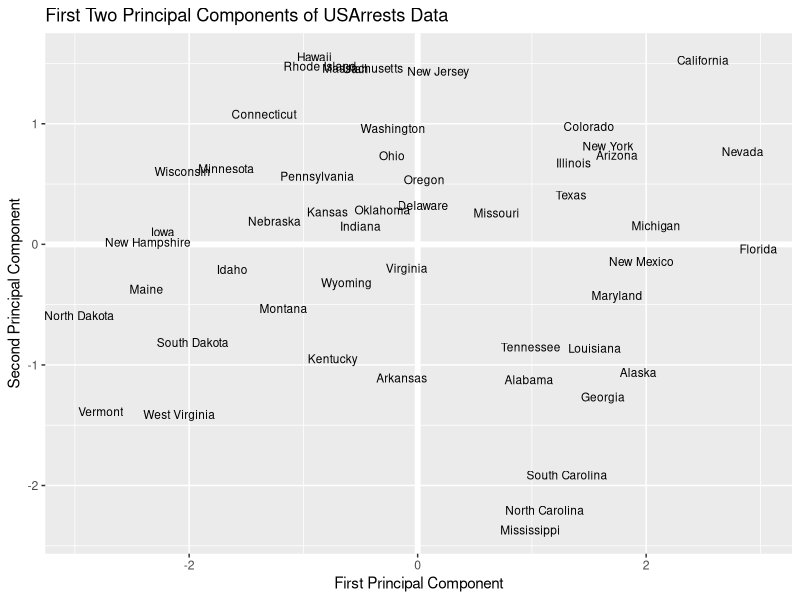
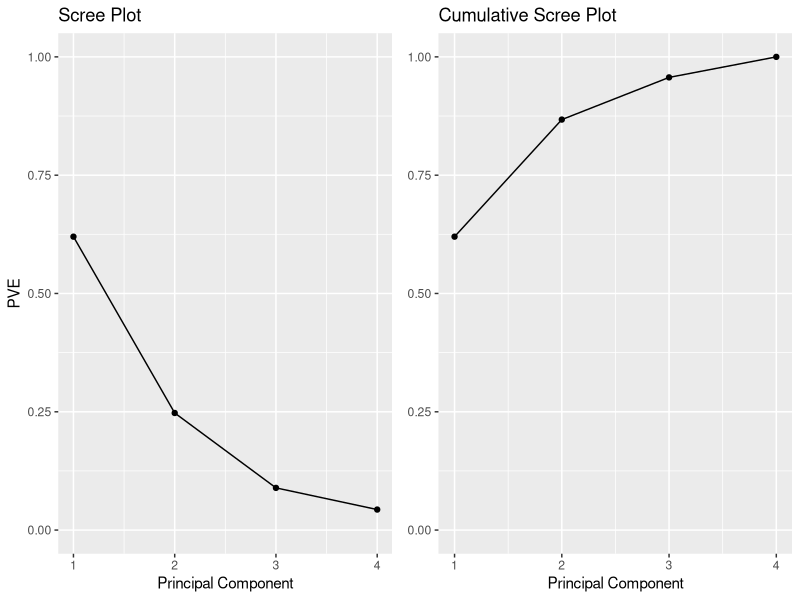
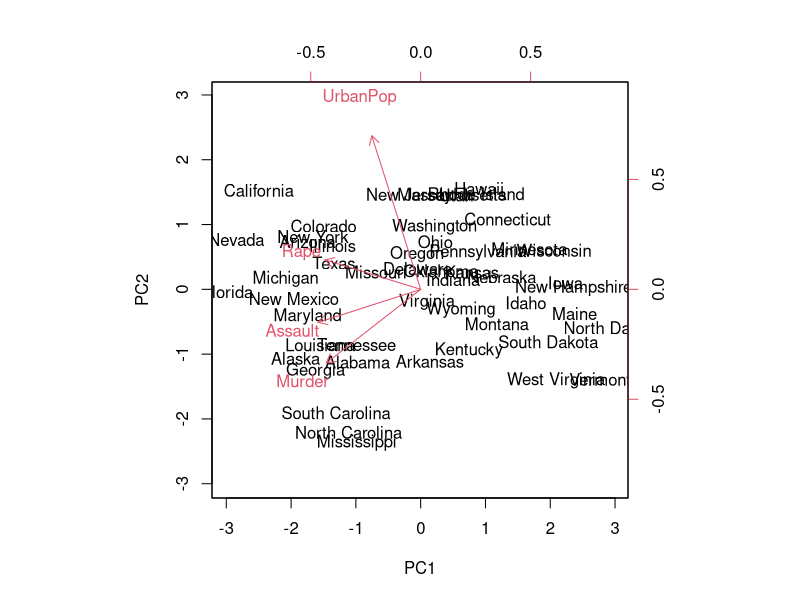

These figures' R source, in order:
#http://uc-r.github.io/pca
library(tidyverse)  # data manipulation and visualization
library(gridExtra)  # plot arrangement

#=========================================================================================
#1. De novo PCA calculation
#=========================================================================================
data("USArrests")
head(USArrests, 10)

# compute variance of each variable
apply(USArrests, 2, var)

# create new data frame with centered variables
scaled_df <- apply(USArrests, 2, scale)
head(scaled_df)
#the results obtained when we perform PCA will also depend on whether the variables have been individually scaled.

# Calculate eigenvalues & eigenvectors
arrests.cov <- cov(scaled_df)
arrests.eigen <- eigen(arrests.cov)
str(arrests.eigen)

# Extract the loadings
(phi <- arrests.eigen$vectors[,1:2])

phi <- -phi
row.names(phi) <- c("Murder", "Assault", "UrbanPop", "Rape")
colnames(phi) <- c("PC1", "PC2")
phi

# Calculate Principal Components scores
PC1 <- as.matrix(scaled_df) %*% phi[,1]
PC2 <- as.matrix(scaled_df) %*% phi[,2]

# Create data frame with Principal Components scores
PC <- data.frame(State = row.names(USArrests), PC1, PC2)
head(PC)

# Plot Principal Components for each State
ggplot(PC, aes(PC1, PC2)) + 
  modelr::geom_ref_line(h = 0) +
  modelr::geom_ref_line(v = 0) +
  geom_text(aes(label = State), size = 3) +
  xlab("First Principal Component") + 
  ylab("Second Principal Component") + 
  ggtitle("First Two Principal Components of USArrests Data")

#=========================================================================================
#2. Selecting the Number of Principal Components
#=========================================================================================
PVE <- arrests.eigen$values / sum(arrests.eigen$values)
round(PVE, 2)

# PVE (aka scree) plot
PVEplot <- qplot(c(1:4), PVE) + 
  geom_line() + 
  xlab("Principal Component") + 
  ylab("PVE") +
  ggtitle("Scree Plot") +
  ylim(0, 1)

# Cumulative PVE plot
cumPVE <- qplot(c(1:4), cumsum(PVE)) + 
  geom_line() + 
  xlab("Principal Component") + 
  ylab(NULL) + 
  ggtitle("Cumulative Scree Plot") +
  ylim(0,1)

grid.arrange(PVEplot, cumPVE, ncol = 2)

#=========================================================================================
#3. Built-in PCA Functions
#=========================================================================================
pca_result <- prcomp(USArrests, scale = TRUE)
names(pca_result)

# means
pca_result$center

# standard deviations
pca_result$scale

pca_result$rotation

biplot(pca_result, scale = 0)

pca_result$sdev
(VE <- pca_result$sdev^2)

PVE <- VE / sum(VE)
round(PVE, 2)









